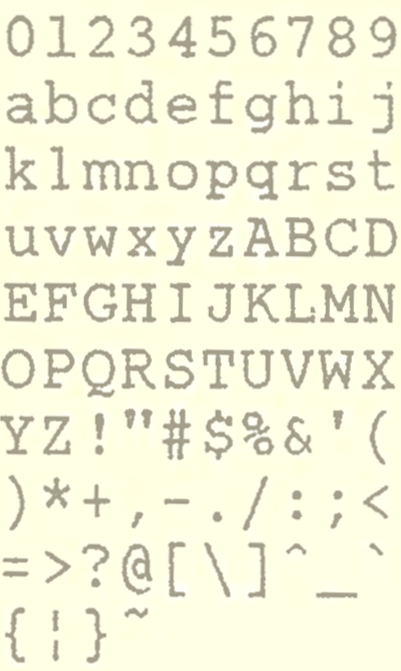
#> input picture courier-calibration.png, 401 x 671 px
$ jupyter execute --allow-errors initial-experiments.ipynb   (shell and % lines are left out)
#> lines starting #> are read from the running program, lines starting #| are printed output that depends on the picture
[cell 1]
import numpy as np
from scipy import ndimage
import matplotlib.pyplot as plt
import math

[cell 2]
from PIL import Image
im = Image.open('courier-calibration.png')
#> im is the input picture: PIL image 401x671 RGBA; mean R, G, B, A 242.5, 241.7, 216.3, 255
a = np.asarray(im)

[cell 3]
np.shape(a)
#> Out = (671, 401, 4)

[cell 4]
# a includes an alpha channel, let's make sure that's the 4th - it should have a minimum of 255
np.min(a[:,:,3])
#> Out = 255

[cell 5]
a_array = np.split(a, [10, 10, 1])
#> a_array = 4 items

[cell 6]
np.shape(a_array[1])
#> Out = (0, 401, 4)

[cell 7]
h, w, d = np.shape(a)
#> h = 671; w = 401; d = 4
avg_h = h / 10
#> avg_h = 67.1
avg_w = w / 10
#> avg_w = 40.1

foo = []
h_ind = lambda a: math.floor(a*avg_h)
w_ind = lambda a: math.floor(a*avg_w)
# array index is height, width
for hn, hs in enumerate(range(10), 1):
    for wn, ws in enumerate(range(10), 1):
        foo.append(a[h_ind(hs):h_ind(hn),w_ind(ws):w_ind(wn), 0:3])
#> after the loop, foo = 100 items

[cell 8]
avg_b = []
gs = lambda a: np.mean(a, axis=2)
for p in foo:
    avg_b.append(np.mean(gs(p)))
#> this loop made 100 passes
#> after the loop, avg_b = 100 values, max 246.3 at index 99, min 223.5 at index 48, mean 233.5

[cell 9]
np.shape(gs(foo[0]))
#> Out = (67, 40)

[cell 10]
len(foo)
#> Out = 100

[cell 11]
min(avg_b)
#> Out = 223.5

[cell 12]
max(avg_b)
#> Out = 246.3

[cell 13]
plt.hist(avg_b, bins=len(avg_b))
plt.show()
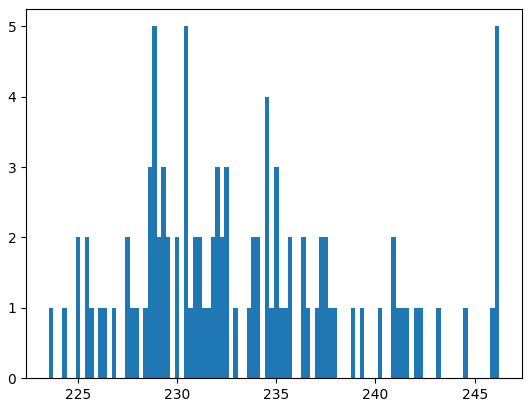
#> figure drawn by matplotlib, 1 panel

now to connect the brightnesses to the characters...

#> (a cell that did not finish here is left out)

#> (a cell that did not finish here is left out)

#> (a cell that did not finish here is left out)

[cell 17]
import json

#> (a cell that did not finish here is left out)

[cell 19]
# sort characters by brightness
sort_func = lambda a: charmap[a]
#> (the rest of this cell did not finish here and is left out)

[cell 20]
show_char = lambda a: plt.imshow(foo[list(calibrate.ASCII).index(a)])

#> (a cell that did not finish here is left out)

#> (a cell that did not finish here is left out)

#> (a cell that did not finish here is left out)

[cell 24]
# expand range to fill 0-255
scaled_b = np.interp(avg_b, [min(avg_b), max(avg_b)], [0, 255])
#> scaled_b = 100 values, max 255 at index 99, min 0 at index 48, mean 111.7
plt.hist(scaled_b, bins=len(scaled_b))
plt.show()
